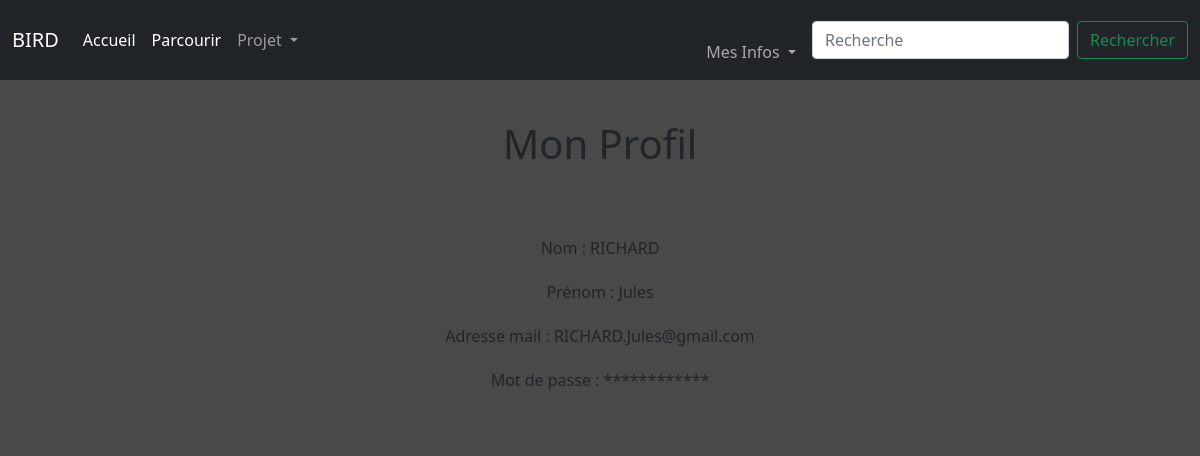
The app's page /profil (signed in) with its own data.
### tables this page shows
CREATE TABLE utilisateurs(id_user INTEGER PRIMARY KEY AUTOINCREMENT, nom TEXT, prénom TEXT,niveau VARCHAR(1), mail TEXT, mdp TEXT);

### app.py (the view)
@app.route('/profil')
def voirleprofil():
     db = sqlite3.connect('database.db')
     cursor = db.cursor()
     if test_login():
          id_user = session.get('id')
          cursor.execute("SELECT niveau FROM utilisateurs WHERE id_user=?",(id_user,))
          niveau=cursor.fetchall()[0][0]
          cursor.execute("SELECT nom, prénom, mail, mdp FROM utilisateurs WHERE id_user=?",(id_user,))
          L= cursor.fetchall()
          db.close()
          mdp=L[0][3]
          mdp2=''
          for i in range(len(mdp)):
               mdp2+='*'
          if niveau=='A':
               return render_template('profil.html',data='e',L=L,mdp=mdp2)
          else:
               return render_template('profil.html',data=1,L=L,mdp=mdp2)
     else:
          db.close()
          return render_template('/erreur.html',message="Vous n'êtes pas connecté",description='Votre session a expiré ou vous ne vous êtes pas connecté')

### app.py (called while the page is built)
@app.context_processor
def handle_context():
    return dict(os=os)

def test_login():
     if session.get("id")!=None:
          return True
     else:
          return False

### templates/profil.html (shortened to what this page needs)
{% extends 'layout.html' %}
{% block content %}
<link rel="stylesheet" href='/static/styles/profil.css' />
<body>
    <h1 style='margin-top: 20px;
                text-align: center;'>Mon Profil</h1>
    <div class="infos">
        <p style='margin-top: 20px; text-align: center;'> Nom : {{ L[0][0] }} </p>
        <p style='margin-top: 20px; text-align: center;'> Prénom : {{ L[0][1] }} </p>
        <p style='margin-top: 20px; text-align: center;'> Adresse mail : {{ L[0][2] }} </p>
        <p style='margin-top: 20px; text-align: center;'> Mot de passe : {{ mdp }} </p>
    </div>
</body>
{% endblock %}

### static/styles/stylehome.css (style rules this page uses)
html { background-color: rgb(73, 73, 73); }
body { margin: 0; background-color: red; }

### static/styles/profil.css (style rules this page uses)
body { background-color: rgb(73, 73, 73); }
h1 { text-align: center; background-color:rgb(73, 73, 73) ; padding : 20px; }
.infos { background-color:rgb(73, 73, 73) ; padding : 20px; }

### records on screen
utilisateurs: nom "RICHARD", prénom "Jules", mail "RICHARD.Jules@gmail.com"

### other values on screen
{{ mdp }} "************"
